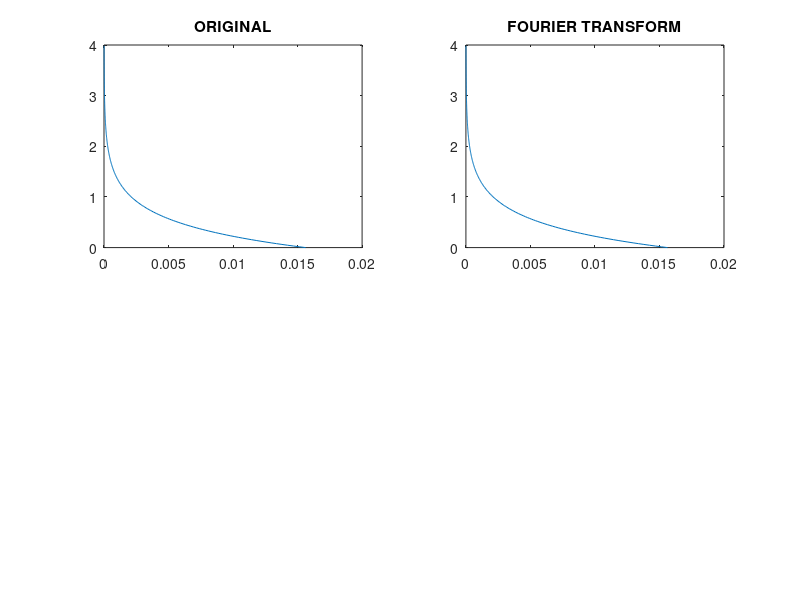

Write MATLAB code to recreate this figure.
% fourier transform
Ts =1/64;   % sampling time
T0 = 4;
N0 =T0 /Ts;

t=0:Ts:Ts*(N0-1);

g =Ts.*exp(-2*t);   % origianl

ff =fft(g);

ifg=ifft(ff); %apporximate

subplot(221);
plot(g , t);
title("ORIGINAL")

subplot(222);
plot(ifg , t);
title("FOURIER TRANSFORM")